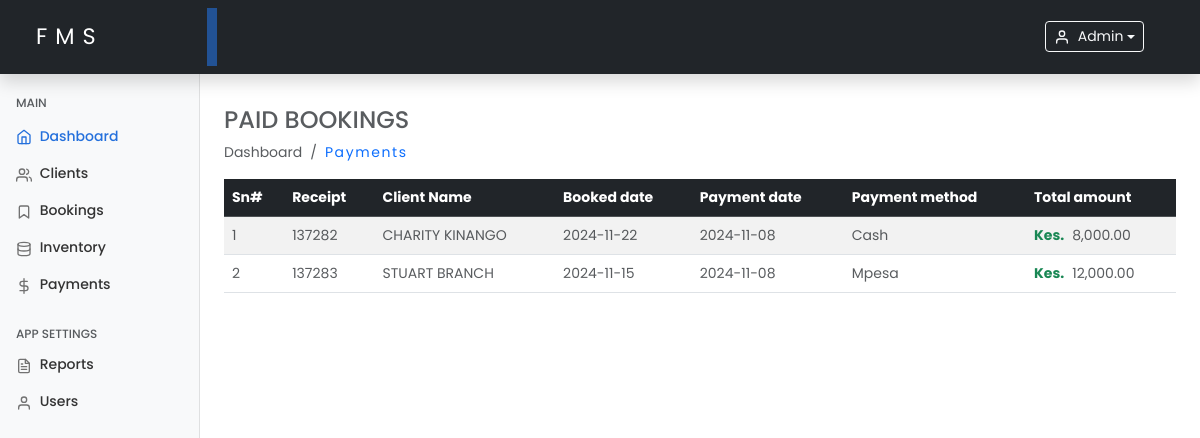
The app's page /payments.php (signed in) with its own data.
### tables this page shows
CREATE TABLE `payments` (
  `id` int(11) NOT NULL,
  `booking_id` int(11) NOT NULL,
  `receipt_number` int(8) DEFAULT NULL,
  `payment_method` enum('cash','mpesa') NOT NULL DEFAULT 'cash',
  `amount` decimal(10,2) NOT NULL,
  `tax` decimal(10,2) DEFAULT NULL,
  `discount` decimal(10,2) DEFAULT NULL,
  `total` decimal(10,2) GENERATED ALWAYS AS (`amount` + `tax` - `discount`) VIRTUAL,
  `payment_date` date NOT NULL,
  `created_at` timestamp NOT NULL DEFAULT current_timestamp(),
  `updated_at` timestamp NOT NULL DEFAULT current_timestamp() ON UPDATE current_timestamp()
);

CREATE TABLE `clients` (
  `id` int(11) NOT NULL,
  `client_name` varchar(100) NOT NULL,
  `client_phone` varchar(20) NOT NULL,
  `client_email` varchar(100) DEFAULT NULL,
  `client_address` varchar(255) DEFAULT NULL,
  `deceased_name` varchar(100) NOT NULL,
  `deceased_age` int(3) NOT NULL,
  `deceased_date_of_death` date NOT NULL,
  `deceased_cause` enum('natural','sickness','accident','other') NOT NULL,
  `deceased_gender` enum('male','female','other') NOT NULL,
  `created_at` timestamp NOT NULL DEFAULT current_timestamp(),
  `updated_at` timestamp NOT NULL DEFAULT current_timestamp() ON UPDATE current_timestamp()
);

CREATE TABLE `bookings` (
  `id` int(11) NOT NULL,
  `client_id` varchar(100) NOT NULL,
  `deceased_name` varchar(100) NOT NULL,
  `service_type` enum('burial','cremation','other') DEFAULT 'burial',
  `schedule_date` date NOT NULL,
  `vehicle_type` varchar(150) DEFAULT NULL,
  `request` varchar(255) DEFAULT NULL,
  `status` enum('scheduled','completed') DEFAULT 'scheduled',
  `created_at` timestamp NOT NULL DEFAULT current_timestamp(),
  `updated_at` timestamp NOT NULL DEFAULT current_timestamp() ON UPDATE current_timestamp()
);

### includes/functions.php (called while the page is built, shortened)
<?php
function getProcessedBookings($conn)
{
    $processedBookings = [];
    $query = "SELECT p.booking_id, p.receipt_number, p.payment_method, p.amount, p.tax, p.discount, p.payment_date,
                     s.schedule_date, c.client_name AS client_name
              FROM payments p
              JOIN bookings s ON p.booking_id = s.id
              JOIN clients c ON s.client_id = c.id
              ORDER BY p.payment_date DESC";
    $result = $conn->query($query);
    if ($result && $result->num_rows > 0) {
        while ($row = $result->fetch_assoc()) {
            $processedBookings[] = $row;
        }
    }
    return $processedBookings;
}

### payments.php (the view, shortened to what this page needs)
<?php
include 'includes/functions.php';
$processedBookings = getProcessedBookings($conn);
include './includes/header.php';
include './includes/sidebar.php';
?>
<main class="col-md-9 ms-sm-auto col-lg-10 px-md-4 mt-2">
    <h4 class="text-muted text-uppercase mt-4">Paid Bookings</h4>
    <ol class="breadcrumb mb-2">
        <li class="breadcrumb-item active">Dashboard</li>
        <li class="breadcrumb-item">
            <a class="text-decoration-none hover-underline" href="payments.php">Payments</a>
        </li>
    </ol>
    <div class="table-responsive">
        <?php if (!empty($processedBookings)): ?>
        <table class="table table-striped table-hover table-lg mt-2">
            <thead class="table-dark">
                    <tr>
                        <th>Sn#</th>
                        <th>Receipt</th>
                        <th>Client Name</th>
                        <th>Booked date</th>
                        <th>Payment date</th>
                        <th>Payment method</th>
                        <th>Total amount</th>
                    </tr>
                </thead>
                <tbody>
                    <?php foreach ($processedBookings as $index => $booking): ?>
                        <tr>
                            <td class="text-muted"><?php echo $index + 1; ?></td>
                            <td class="text-muted"><?php echo htmlspecialchars($booking['receipt_number']); ?></td>
                            <td class="text-muted text-uppercase"><?php echo htmlspecialchars($booking['client_name']); ?></td>
                            <td class="text-muted"><?php echo htmlspecialchars($booking['schedule_date']); ?></td>
                            <td class="text-muted"><?php echo htmlspecialchars($booking['payment_date']); ?></td>
                            <td class="text-muted text-capitalize"><?php echo htmlspecialchars($booking['payment_method']); ?></td>
                            <td class="text-muted"><strong class="text-success me-2">Kes.</strong><?php echo number_format($booking['amount'], 2); ?></td>
                        </tr>
                    <?php endforeach; ?>
                </tbody>
            </table>
        <?php else: ?>
            <p class="text-center text-danger">No processed bookings found.</p>
        <?php endif; ?>
    </div>
</main>
<?php include './includes/footer.php'; ?>

### assets/css/dashboard.css (style rules this page uses)
* { margin: 0; padding: 0; box-sizing: border-box; }
body { font-size: .875rem; font-family: "Poppins", sans-serif; }

### includes/header.php (style rules this page uses)
.active { background-color: transparent !important; }
.text-decoration-none { font-weight: 400; letter-spacing: 0.1rem; text-decoration: none !important; }

### records on screen
payments: receipt_number "137282", clients.client_name "CHARITY KINANGO", booking.schedule_date "2024-11-22", payment_date "2024-11-08", payment_method "Cash", amount "8,000.00"
payments: receipt_number "137283", clients.client_name "STUART BRANCH", booking.schedule_date "2024-11-15", payment_date "2024-11-08", payment_method "Mpesa", amount "12,000.00"

### other values on screen
$_SESSION['username'] "Admin"
